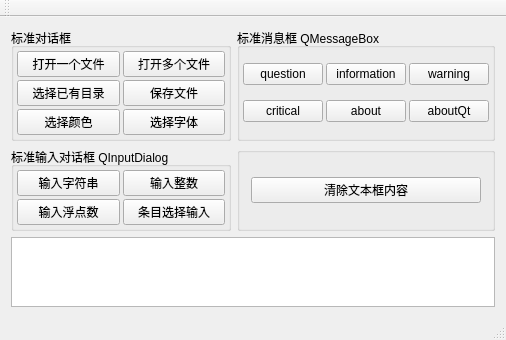
<?xml version="1.0" encoding="UTF-8"?>
<ui version="4.0">
 <class>MainWindow</class>
 <widget class="QMainWindow" name="MainWindow">
  <property name="geometry">
   <rect>
    <x>0</x>
    <y>0</y>
    <width>485</width>
    <height>324</height>
   </rect>
  </property>
  <property name="windowTitle">
   <string>MainWindow</string>
  </property>
  <widget class="QWidget" name="centralWidget">
   <layout class="QGridLayout" name="gridLayout_5">
    <item row="0" column="0">
     <layout class="QGridLayout" name="gridLayout_4">
      <item row="1" column="1">
       <widget class="QGroupBox" name="groupBox_4">
        <property name="title">
         <string/>
        </property>
        <layout class="QHBoxLayout" name="horizontalLayout">
         <item>
          <widget class="QPushButton" name="btnClearText">
           <property name="text">
            <string>清除文本框内容</string>
           </property>
          </widget>
         </item>
        </layout>
       </widget>
      </item>
      <item row="1" column="0">
       <widget class="QGroupBox" name="groupBox_3">
        <property name="title">
         <string>标准输入对话框 QInputDialog</string>
        </property>
        <layout class="QGridLayout" name="gridLayout_3">
         <property name="leftMargin">
          <number>3</number>
         </property>
         <property name="topMargin">
          <number>3</number>
         </property>
         <property name="rightMargin">
          <number>3</number>
         </property>
         <property name="bottomMargin">
          <number>3</number>
         </property>
         <property name="spacing">
          <number>3</number>
         </property>
         <item row="0" column="0">
          <widget class="QPushButton" name="btnInputString">
           <property name="text">
            <string>输入字符串</string>
           </property>
          </widget>
         </item>
         <item row="0" column="1">
          <widget class="QPushButton" name="btnInputInt">
           <property name="text">
            <string>输入整数</string>
           </property>
          </widget>
         </item>
         <item row="1" column="0">
          <widget class="QPushButton" name="btnInputFloat">
           <property name="text">
            <string>输入浮点数</string>
           </property>
          </widget>
         </item>
         <item row="1" column="1">
          <widget class="QPushButton" name="btnInputItem">
           <property name="text">
            <string>条目选择输入</string>
           </property>
          </widget>
         </item>
        </layout>
       </widget>
      </item>
      <item row="0" column="1">
       <widget class="QGroupBox" name="groupBox_2">
        <property name="title">
         <string>标准消息框 QMessageBox</string>
        </property>
        <layout class="QGridLayout" name="gridLayout_2">
         <property name="leftMargin">
          <number>3</number>
         </property>
         <property name="topMargin">
          <number>3</number>
         </property>
         <property name="rightMargin">
          <number>3</number>
         </property>
         <property name="bottomMargin">
          <number>3</number>
         </property>
         <property name="spacing">
          <number>3</number>
         </property>
         <item row="0" column="0">
          <widget class="QPushButton" name="btnMsgQuestion">
           <property name="text">
            <string>question</string>
           </property>
          </widget>
         </item>
         <item row="0" column="1">
          <widget class="QPushButton" name="btnMsgInformation">
           <property name="text">
            <string>information</string>
           </property>
          </widget>
         </item>
         <item row="0" column="2">
          <widget class="QPushButton" name="btnMsgWarning">
           <property name="text">
            <string>warning</string>
           </property>
          </widget>
         </item>
         <item row="1" column="0">
          <widget class="QPushButton" name="btnMsgCritical">
           <property name="text">
            <string>critical</string>
           </property>
          </widget>
         </item>
         <item row="1" column="1">
          <widget class="QPushButton" name="btnMsgAbout">
           <property name="text">
            <string>about</string>
           </property>
          </widget>
         </item>
         <item row="1" column="2">
          <widget class="QPushButton" name="btnMsgAboutQt">
           <property name="text">
            <string>aboutQt</string>
           </property>
          </widget>
         </item>
        </layout>
       </widget>
      </item>
      <item row="0" column="0">
       <widget class="QGroupBox" name="groupBox">
        <property name="minimumSize">
         <size>
          <width>220</width>
          <height>0</height>
         </size>
        </property>
        <property name="title">
         <string>标准对话框</string>
        </property>
        <layout class="QGridLayout" name="gridLayout">
         <property name="leftMargin">
          <number>3</number>
         </property>
         <property name="topMargin">
          <number>3</number>
         </property>
         <property name="rightMargin">
          <number>3</number>
         </property>
         <property name="bottomMargin">
          <number>3</number>
         </property>
         <property name="spacing">
          <number>3</number>
         </property>
         <item row="1" column="0">
          <widget class="QPushButton" name="btnSelDir">
           <property name="text">
            <string>选择已有目录</string>
           </property>
          </widget>
         </item>
         <item row="2" column="0">
          <widget class="QPushButton" name="btnColor">
           <property name="text">
            <string>选择颜色</string>
           </property>
          </widget>
         </item>
         <item row="0" column="0">
          <widget class="QPushButton" name="btnOpen">
           <property name="text">
            <string>打开一个文件</string>
           </property>
          </widget>
         </item>
         <item row="1" column="1">
          <widget class="QPushButton" name="btnSave">
           <property name="text">
            <string>保存文件</string>
           </property>
          </widget>
         </item>
         <item row="2" column="1">
          <widget class="QPushButton" name="btnFont">
           <property name="text">
            <string>选择字体</string>
           </property>
          </widget>
         </item>
         <item row="0" column="1">
          <widget class="QPushButton" name="btnOpenMulti">
           <property name="text">
            <string>打开多个文件</string>
           </property>
          </widget>
         </item>
        </layout>
       </widget>
      </item>
     </layout>
    </item>
    <item row="1" column="0">
     <widget class="QPlainTextEdit" name="plainTextEdit"/>
    </item>
   </layout>
  </widget>
  <widget class="QMenuBar" name="menuBar">
   <property name="geometry">
    <rect>
     <x>0</x>
     <y>0</y>
     <width>485</width>
     <height>23</height>
    </rect>
   </property>
  </widget>
  <widget class="QToolBar" name="mainToolBar">
   <attribute name="toolBarArea">
    <enum>TopToolBarArea</enum>
   </attribute>
   <attribute name="toolBarBreak">
    <bool>false</bool>
   </attribute>
  </widget>
  <widget class="QStatusBar" name="statusBar"/>
 </widget>
 <layoutdefault spacing="6" margin="11"/>
 <resources/>
 <connections/>
</ui>
